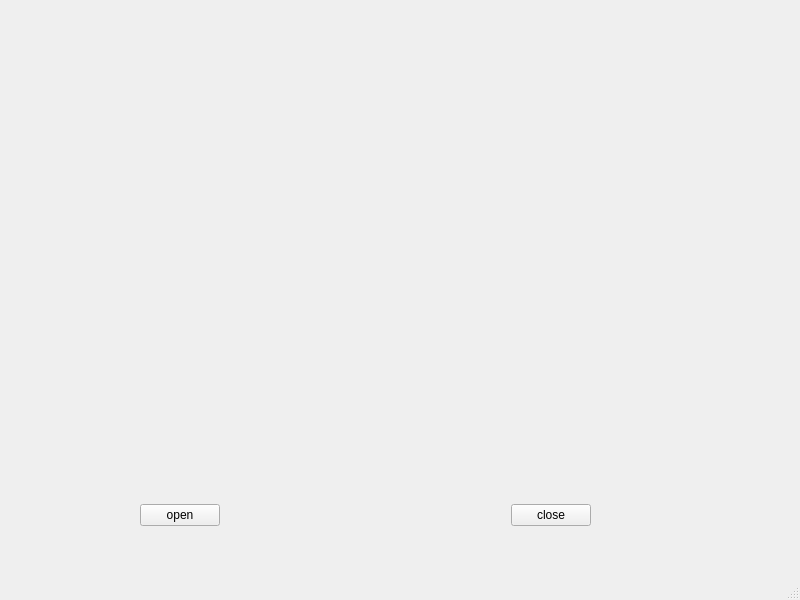
<?xml version="1.0" encoding="UTF-8"?>
<ui version="4.0">
 <class>MainWindow</class>
 <widget class="QMainWindow" name="MainWindow">
  <property name="geometry">
   <rect>
    <x>0</x>
    <y>0</y>
    <width>800</width>
    <height>600</height>
   </rect>
  </property>
  <property name="windowTitle">
   <string>MainWindow</string>
  </property>
  <widget class="QWidget" name="centralwidget">
   <widget class="QLabel" name="label">
    <property name="geometry">
     <rect>
      <x>20</x>
      <y>30</y>
      <width>771</width>
      <height>431</height>
     </rect>
    </property>
    <property name="text">
     <string/>
    </property>
   </widget>
   <widget class="QWidget" name="">
    <property name="geometry">
     <rect>
      <x>140</x>
      <y>470</y>
      <width>451</width>
      <height>91</height>
     </rect>
    </property>
    <layout class="QHBoxLayout" name="horizontalLayout">
     <item>
      <widget class="QPushButton" name="pushButton">
       <property name="text">
        <string>open</string>
       </property>
      </widget>
     </item>
     <item>
      <spacer name="horizontalSpacer">
       <property name="orientation">
        <enum>Qt::Horizontal</enum>
       </property>
       <property name="sizeHint" stdset="0">
        <size>
         <width>348</width>
         <height>20</height>
        </size>
       </property>
      </spacer>
     </item>
     <item>
      <widget class="QPushButton" name="pushButton_2">
       <property name="text">
        <string>close</string>
       </property>
      </widget>
     </item>
    </layout>
   </widget>
  </widget>
  <widget class="QMenuBar" name="menubar">
   <property name="geometry">
    <rect>
     <x>0</x>
     <y>0</y>
     <width>800</width>
     <height>20</height>
    </rect>
   </property>
  </widget>
  <widget class="QStatusBar" name="statusbar"/>
 </widget>
 <resources/>
 <connections/>
</ui>
